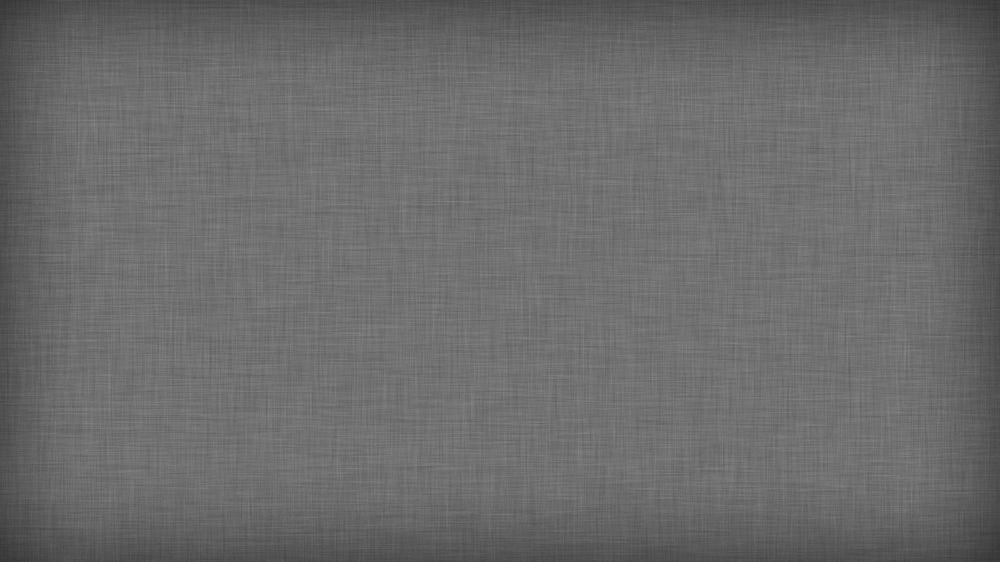
#> input picture kriptouc/stego.png, 1000 x 562 px, shrunk from 1920 x 1080 before the run
$ python reveal.py
#> lines starting #> are read from the running program, lines starting #| are printed output that depends on the picture; after the words box and inside, x2 and y2 are one past the last pixel; in counts of white or black regions, pixels touching at a corner belong together
import cv2
import numpy as np

def extract_message(stego_path):
#> called with stego_path = 'stego.png'
    img = cv2.imread(stego_path, cv2.IMREAD_GRAYSCALE)
#> img is the input picture: shape (562, 1000); min 53, max 133, mean 107.2
    h, w = img.shape
#> h = 562; w = 1000
    bits = ""
    threshold = 0.3

    for bit_plane in range(7, -1, -1):
        plane = ((img >> bit_plane) & 1).astype(np.uint8)
        for i in range(0, h, 8):
            for j in range(0, w, 8):
                block = plane[i:i+8, j:j+8]
                if block.shape != (8, 8):
                    continue
                complexity = np.sum(block[:, :-1] != block[:, 1:]) + np.sum(block[:-1, :] != block[1:, :])
                total = 2 * block.shape[0] * (block.shape[1] - 1)
                if (complexity / total) >= threshold:
                    bits += ''.join(str(bit) for bit in block.flatten())
#> this loop made 8 passes
#> pass 1, in extract_message, `plane = ((img >> bit_plane) & 1).astype(np.uint8)`:
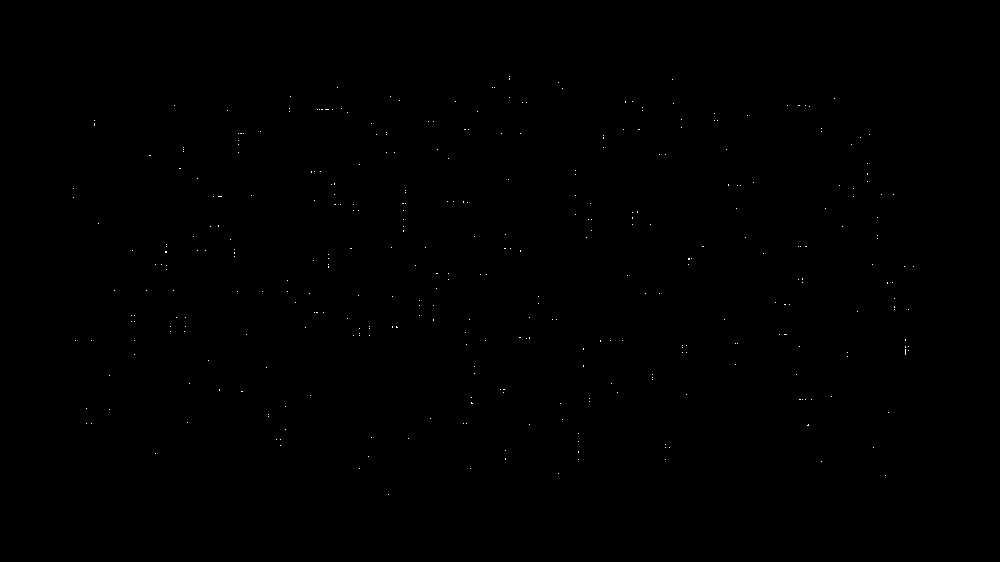
#> plane: shape (562, 1000); values 0 (black) and 1 (white), 0.08% white in thin lines or dots, all inside (x1, y1, x2, y2) = (73, 76, 914, 495)
#> pass 2, in extract_message, `plane = ((img >> bit_plane) & 1).astype(np.uint8)`:
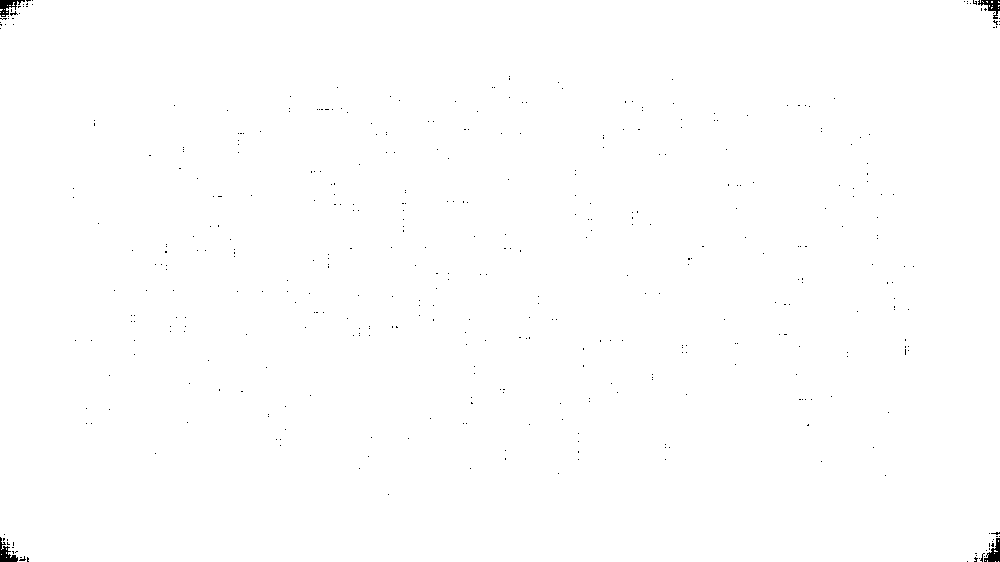
#> plane: shape (562, 1000); values 0 (black) and 1 (white), 99.7% white; 430 black regions (426 under 20 px), largest, box (x1, y1, x2, y2) and area: (0, 537, 18, 562) 204, (984, 538, 1000, 562) 197, (0, 0, 25, 17) 192, (978, 0, 1000, 19) 177
#> pass 3, in extract_message, `plane = ((img >> bit_plane) & 1).astype(np.uint8)`:
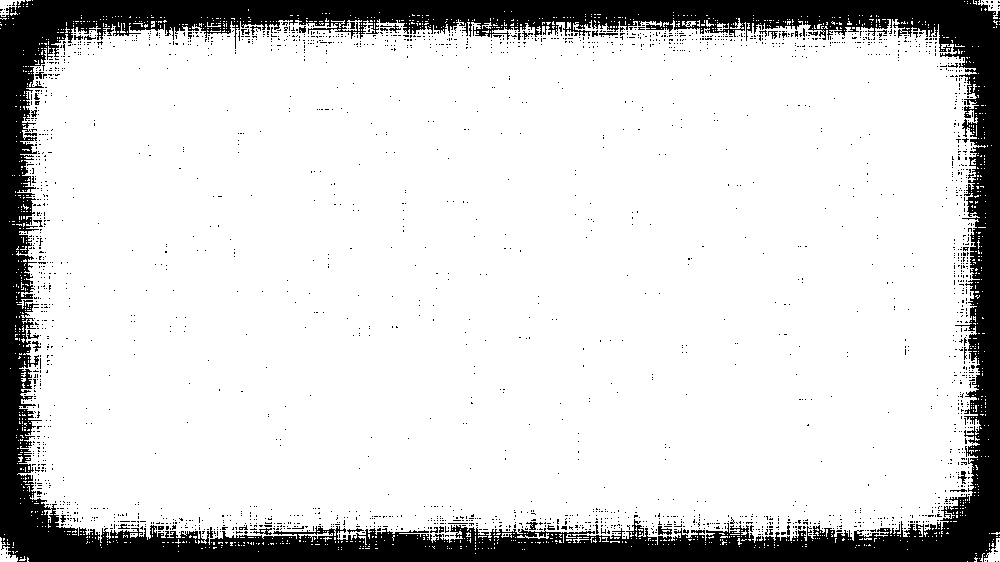
#> plane: shape (562, 1000); values 0 (black) and 1 (white), 83.6% white; 2431 black regions (2392 under 20 px), largest, box (x1, y1, x2, y2) and area: (0, 0, 1000, 562) 85612, (658, 526, 672, 535) 72, (253, 528, 272, 535) 56

    message = ""
    for i in range(0, len(bits), 8):
        byte = bits[i:i+8]
        if len(byte) < 8:
            break
        char = chr(int(byte, 2))
        message += char
        if message.endswith("###"):
            print("🔍 Çıkarılan Mesaj:", message[:-3])
            return
#> this loop made 301152 passes
#> (i, byte, char) on passes 2 to 4: (8, '01000110', 'F'), (16, '01100111', 'g'), (24, '01101111', 'o')

    print("⚠️ Mesaj sonu bulunamadı.")
    print("Tahmini mesaj:", message)
#> (printed output is left out)

if __name__ == "__main__":
    extract_message("stego.png")
